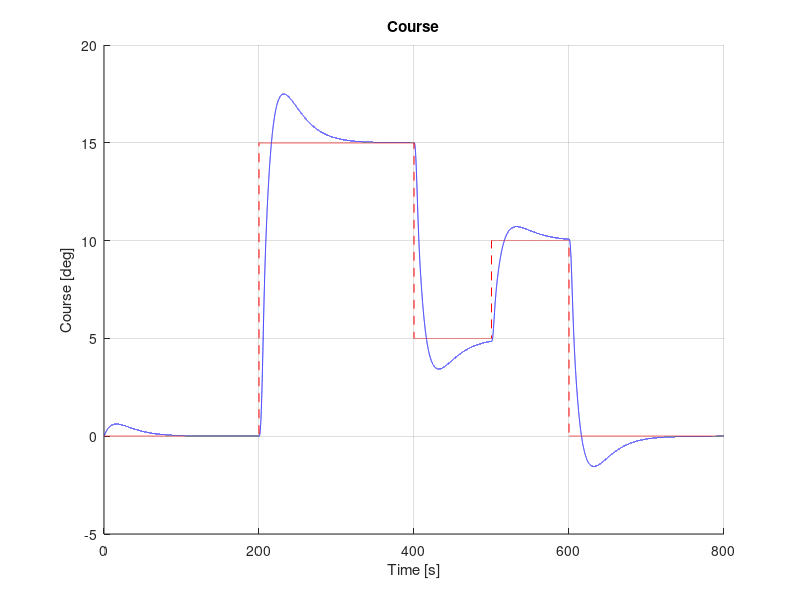
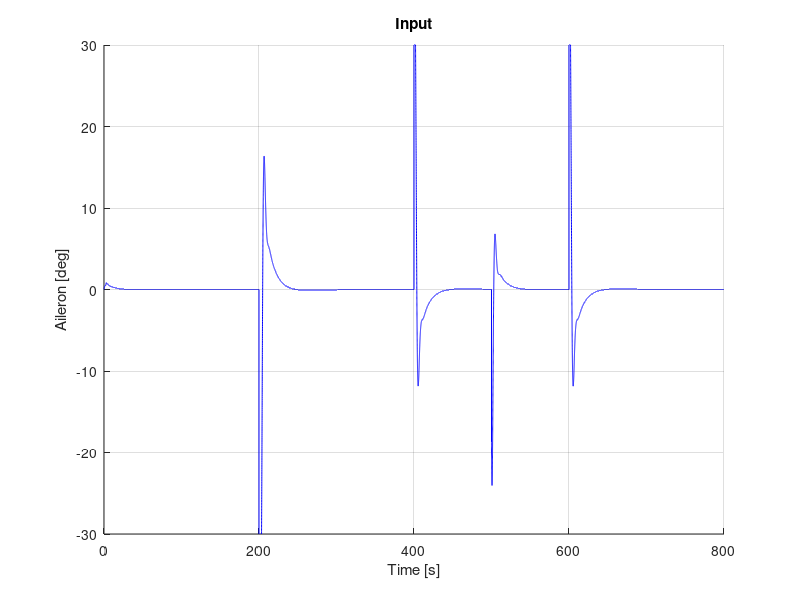

These charts were generated, in order, by the following MATLAB code:
%% Clean-up
clear; clear all;

%% Nifty bits
deg2rad = pi/180;
rad2deg = 180/pi;

%% State space
A = [-0.322 0.052 0.028 -1.12 0.002;
    0 0 1 -0.001 0;
    -10.6 0 -2.87 0.46 -0.65;
    6.87 0 -0.04 -0.32 -0.02;
    0 0 0 0 -7.5];

B = [0; 0; 0; 0; 7.5];

C = [1 0 0 0 0;
    0 1 0 0 0;
    0 0 1 0 0;
    0 0 0 1 0];

W = [0.052; 0; 0; 0; 0];

D = 0;

%% System parameters
%Some other constants
V_a = 580/3.6;
aileron_sat = 30*deg2rad; %[deg]
g = 9.81;

%Inner loop transfer function parameters (B&C figure 6.9)
a_2 = -0.65;
a_1 = 2.87;

u_max = 30; %[deg]
e_max = 15; %[deg]

omega_phi = sqrt(abs(a_2)*(u_max/e_max));
seta_phi = 0.707;

k_p_phi = -(u_max/e_max);
k_d_phi = (2*seta_phi*omega_phi - a_1)/a_2;
k_i_phi = -0.000; %By observing root-locus-curves, see second_task.m

omega_chi = omega_phi/20;
seta_chi = 1; %Chosen for niceness

k_p_chi = 2*seta_chi*omega_chi*V_a/g;
k_i_chi = (omega_chi^2)*V_a/g;

%% Simulation parameters
sim_time    = 800;
Ts           = 0.01;
N           = sim_time/Ts;
time_vec    = (0:Ts:sim_time-Ts);

%% Allocate state vectors
%Specify some initial-values
chi_0       = 0;
p_0         = 0;
phi_0       = 0;
beta_0      = 0;
r_0         = 0;
delta_0     = 0;

chi         = zeros(1, N); chi(1) = chi_0;
p           = zeros(1, N); p(1) = p_0;
phi         = zeros(1, N); phi(1) = phi_0;
beta        = zeros(1,N); beta(1) = beta_0;
r           = zeros(1,N); r(1) = r_0;
delta       = zeros(1,N); delta(1) = delta_0;
e_chi_int   = zeros(1,N);
e_phi_int   = zeros(1,N);

x = zeros(5,N);
x(:,1) = [beta_0; phi_0; p_0; r_0; delta_0];

delta_a     = zeros(1, N);
chi_c     = zeros(1, N);
chi_c(N/4:N/2) = 15*deg2rad;
chi_c(N/2:5*N/8) = 5*deg2rad;
chi_c(5*N/8:6*N/8) = 10*deg2rad;
d           = 1.5*deg2rad;

%% Simulation loop
for i = 1:N
    t = (i-1)*Ts;
    chi_error = chi_c(i) - chi(i);
    phi_c = k_i_chi*e_chi_int(i) + k_p_chi*chi_error;
    e_phi = phi_c - x(2,i);
    
    delta_a(i) = k_i_phi*e_phi_int(i) + k_p_phi*e_phi - k_d_phi*x(3,i);
    if delta_a(i) >= aileron_sat
            delta_a(i) = aileron_sat;
    elseif delta_a(i) <= -aileron_sat
            delta_a(i) = -aileron_sat;
    end
    
    if i < N
        
        x(:,i+1) = (eye(5) + A*Ts)*x(:,i) + B*Ts*delta_a(i) + W*Ts*d;
        chi(i+1) = chi(i) + Ts*(g/V_a)*tan(x(2,i) + d)*cos(x(1,i));

        e_chi_int(i+1) = e_chi_int(i) + chi_error*Ts;
        e_phi_int(i+1) = e_phi_int(i) + e_phi*Ts;
    end
end

%% Plot
chi = chi*rad2deg;
chi_c = chi_c*rad2deg;
figure (1);
hold on;
plot(time_vec, chi, 'b');
plot(time_vec, chi_c, 'r--');
hold off;
grid on;
title('Course');
xlabel('Time [s]'); 
ylabel('Course [deg]');


delta_a = delta_a*rad2deg;
figure(2)
hold on;
plot(time_vec, delta_a, 'b');
hold off;
grid on;
title('Input');
xlabel('Time [s]'); 
ylabel('Aileron [deg]');